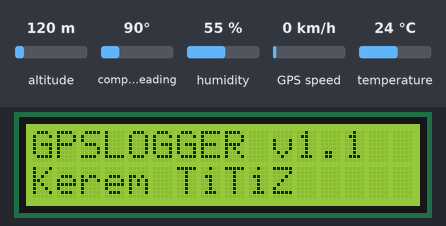
This sketch was run on a simulated Arduino Uno, built with avr-gcc and run on an emulated ATmega328P. On the bench: 16×2 character LCD. The inputs (shaded band) are chosen by the test bench; at power-on: altitude 120 m, compass heading 90°, humidity 55 %, GPS speed 0 km/h, temperature 24 °C. Storage starts empty; the GPS gets a fix after 3 s at 37.7749, -122.4194 with 8 satellites; what the sketch prints to the serial monitor is not drawn.

Above: at 0.1 s.
At 2.1 s:
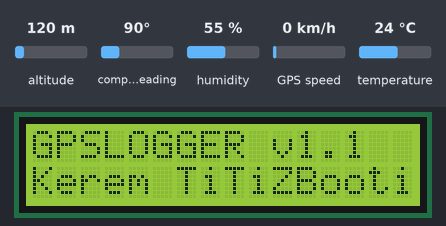
At 8.1 s:
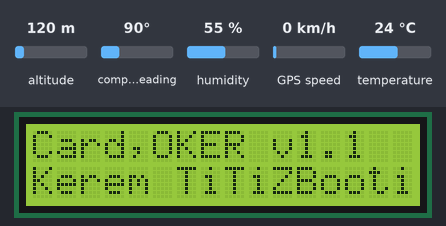

Measured:
- what the display in image 1 shows lasts 6.0 s, from 2.1 s to 8.1 s

The sketch:

arduino_gps_logger_with_serial.ino
```cpp
#include <LiquidCrystal.h>
#include <stdlib.h> // convert functions
#include <SoftwareSerial.h> // Gps Communication Library
#include <TinyGPS.h> // Gps Library
#include <SPI.h>
#include <dht.h> // Arduino Analog Sensor Library
#include <SD.h> // Arduino SD Card Library


// TFT pin definition for the Uno
#define sd_cs  8

//temp & humi
#define dht_dpin A0

TinyGPS gps; // gps act.
SoftwareSerial nss(3, 2); // serial comm. for gps module
void gpsdump(TinyGPS &gps);
bool feedgps();
void printFloat(double f, int digits = 2);
int sayac = 0; //gps count
dht DHT; //temp & humi
LiquidCrystal lcd(12, 11, 7, 6, 5, 4);


void setup()
{

    Serial.begin(9600);
    nss.begin(9600);
    lcd.begin(16, 2);
    lcd.setCursor(0, 0);
    lcd.print("GPSLOGGER v1.1");
    lcd.setCursor(0, 2);
    lcd.print("Kerem TiTiZ");
    Serial.print("GPSLOGGER v1.1 Kerem TiTiZ");
    Serial.println("");
    delay(2000);
    Serial.print("Booting, please wait...");
    Serial.println("");
    lcd.print("Booting,OK");
    delay(2000);
    Serial.print("Temp & Humi sensors...");
    Serial.println("");
    lcd.print("Sensors,OK");
    delay(2000);
    Serial.print("Gps initializing...");
    Serial.println("");
    lcd.print("GPS,OK");
    delay(2000);
    if (!SD.begin(sd_cs)) {

      Serial.print("SD Card fail...");
      Serial.println("");
      lcd.print("SD Card fail");
      // don't do anything more:
     return;
    }
    Serial.print("SD Card initializing...");
    Serial.println("");
    lcd.print("SD Card,OK");

    delay(2000);
}

void loop()
{


  // gps variables
    long lat, lon;
    float flat, flon;
    unsigned long age, date, time, chars;
    int year;
    byte month, day, hour, minute, second, hundredths;
    unsigned short sentences, failed;
    unsigned long start = millis();
    String dataString ="";
    bool newdata = false;


  // int to char variables
    char lat_text[8]="";
    char long_text[8]="";
    char day_text[3]="";
    char month_text[3]="";
    char year_text[5]="";
    char hour_text[3]="";
    char minute_text[3]="";
    char second_text[3]="";
    char speed_text[4]="";
    char alt_text[5]="";
    char head_text[5]="";
    char temp_text[3]="";
    char humi_text[3]="";
    char sayac_text[8]="";
    while (millis() - start < 5000)
      {
        if (feedgps())
          newdata = true;
      }

   if (newdata) {

    gps.f_get_position(&flat, &flon);
    dtostrf(flat,0,4,lat_text);
    dtostrf(flon,0,4,long_text);

    feedgps();

    gps.crack_datetime(&year, &month, &day, &hour, &minute, &second, &hundredths);


    dtostrf(static_cast<int>(day),0,0,day_text);
    dtostrf(static_cast<int>(month),0,0,month_text);
    dtostrf(static_cast<int>(year),0,0,year_text);
    dtostrf(static_cast<int>(hour)+3,0,0,hour_text);
    dtostrf(static_cast<int>(minute),0,0,minute_text);
    dtostrf(static_cast<int>(second),0,0,second_text);

    dtostrf(sayac,0,0,sayac_text);

    feedgps();

    dtostrf(gps.f_altitude(),0,0,alt_text);
    dtostrf(gps.f_course(),0,0,head_text);
    dtostrf(gps.f_speed_kmph(),0,0,speed_text);

    feedgps();

    DHT.read11(dht_dpin);
    dtostrf(DHT.temperature,0,0,temp_text);
    dtostrf(DHT.humidity,0,0,humi_text);

   // Sd Card open file for write
   File dataFile = SD.open("gpsdata.txt", FILE_WRITE);

   // write variables to file
    if (dataFile) {
      //SD card prepare variables;
       dataString = "";
       dataString += sayac;
       dataString += "|";
       dataString += lat_text;
       dataString += "|";
       dataString += long_text;
       dataString += "|";
       dataString += day_text;
       dataString += ".";
       dataString += month_text;
       dataString += ".";
       dataString += year_text;
       dataString += "|";
       dataString += hour_text;
       dataString += ":";
       dataString += minute_text;
       dataString += ":";
       dataString += second_text;
       dataString += "|";
       dataString += speed_text;
       dataString += "|";
       dataString += alt_text;
       dataString += "|";
       dataString += head_text;
       dataString += "|";
       dataString += temp_text;
       dataString += "|";
       dataString += humi_text;
      dataFile.println(dataString);
      dataFile.close();
      // print to the serial port too:
      Serial.println(dataString);
    }

    sayac = sayac + 1;

}

}


bool feedgps()
{
  while (nss.available())
  {
    if (gps.encode(nss.read()))
      return true;
  }
  return false;
}
```
